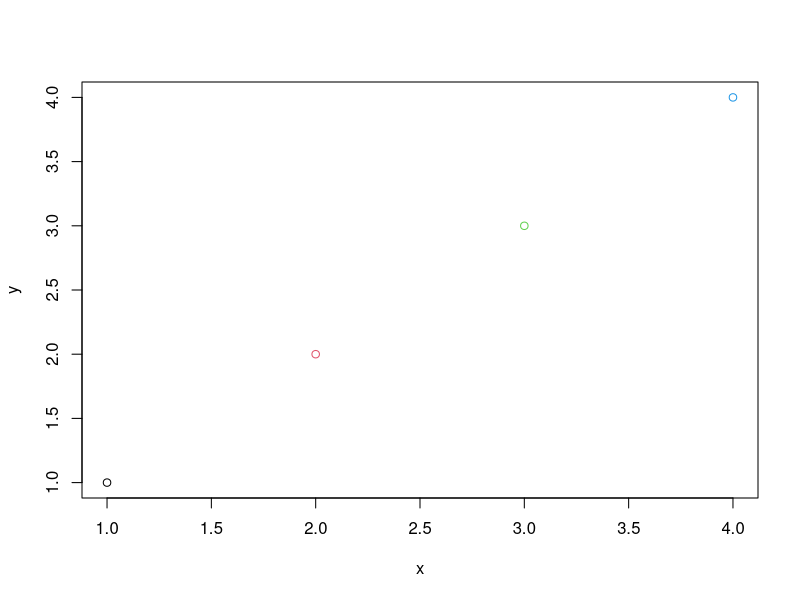

R code for this plot:
#' ---
#' title: "Biostatistical Computing, PHC 6068"
#' subtitle: "R function"
#' author: Zhiguang Huo (Caleb)
#' date: "Wed Sep 2nd, 2020"
#' output:
#'   slidy_presentation: default
#'   ioslides_presentation: default
#'   beamer_presentation: null
#' ---
#' 
#' Why do we need functions
#' ===
#' - If you repeat a procedure more than 2 times, you should consider make it as a function.
#'     - Save your work in the future.
#'     - Avoid mistakes.
#'     
#'     
#' 
#' Component of a R function
#' ===
#' 
#' - All R functions have three parts:
#'     - body(), the code inside the function
#'     - formals(), list of arguments which controls how you can call the function.
#'     - environment(), the map of the location of the function's variables.
#' 
## ----------------------------------------------------------------------------------------------------------------------------------------------------
cubic <- function(x){
  return(x^3)
} 
## x: function argument
## cubic: function name

body(cubic)
formals(cubic)
environment(cubic)

#' 
#' 
#' 
#' Primitive functions
#' ===
#' - Primitive funcitons are exceptions to the rule.
#' - Primitive funcitons, like sum(), call C code directly .Primitive() and contain no R code.
#' - Primitive funcitons are only in the base package, they can be more efficient.
## ----------------------------------------------------------------------------------------------------------------------------------------------------
sum
body(sum)
formals(sum)
environment(sum)

#' 
#' Example - Odds Ratio Function
#' ===
#' - Suppose we want to write a function that calculates the odds ratio $\theta$ of a 2 x 2 contingency table and the asymptotic confidence interval for $\theta$.
#' 
#' ![](../figure/oddsRatioTable.png)
#' 
#' 
#' - Sample odds ratio, 
#'    $$\hat{\theta}=\frac{ad}{bc} $$ 
#' - The asymptotic standard error for $log(\hat{\theta})$ is $$SE(log\hat{\theta})=\sqrt{\frac{1}{a}+\frac{1}{b}+\frac{1}{c}+\frac{1}{d}} $$ 
#' - The asymptotic 100(1-$\alpha$)\% confidence interval for $log\hat{\theta}$ is, $$ log\hat{\theta} \pm z_{\alpha/2}SE(log\hat{\theta}) $$
#' - Exponentiate the upper and lower bounds to get a confidence interval for $\theta$.
#'    
#'     
#' 
#' Example - Odds Ratio Function
#' ===
#' - Consider the following data that describes the relationship between myocardial infarction and aspirin use (Agresti 1996). 
## ----------------------------------------------------------------------------------------------------------------------------------------------------
X <- matrix(c(189, 104, 10845, 10933), nrow=2,
            dimnames=list(Treatment=c("Placebo","Aspirin"), 
                          "Myocardial Infarction"=c("Yes", "No")))
X

#' 
#' Returning Objects
#' ===
#' - Often we will want a function to return an object that can be assigned. The function for returning objects is return(). 
#' - The return() function prints and returns its arguments. 
#' 
## ----------------------------------------------------------------------------------------------------------------------------------------------------
odds.ratio0 <- function(X){
  result <- X[1,1]*X[2,2]/(X[1,2]*X[2,1])
  return(result)
}
odds.ratio0(X)

#' 
#' Returning Objects
#' ===
#' - If the end of a function is reached without calling return(), the value of the last evaluated expression is returned and outputted.
#' 
## ----------------------------------------------------------------------------------------------------------------------------------------------------
odds.ratio1 <- function(X){
  X[1,1]*X[2,2]/(X[1,2]*X[2,1])
}
odds.ratio1(X)

#' 
#' - You can also omit {} if there is only one line for the body
#' 
## ----------------------------------------------------------------------------------------------------------------------------------------------------
odds.ratio2 <- function(X) ## if the function has only one line, don't even need brackets
  X[1,1]*X[2,2]/(X[1,2]*X[2,1])

odds.ratio2(X)

#' 
#' 
#' 
#' Return multiple variables
#' ===
#' - A list is often a good tool for returning multiple objects.
## ----------------------------------------------------------------------------------------------------------------------------------------------------
odds.ratio <- function(X, conf.level=0.95){
  OR <- X[1,1]*X[2,2]/(X[1,2]*X[2,1])
  logOR.SE <- sqrt(sum(1/X))
  
  alpha <- 1 - conf.level
  CI.lower <- exp(log(OR) - qnorm(1 - alpha/2)*logOR.SE)
  CI.upper <- exp(log(OR) + qnorm(1 - alpha/2)*logOR.SE)
  # qnorm returns the quantiles of a Gaussian distribution.
  
  out <- list(OR=OR, CI=c(CI.lower, CI.upper), conf.level=conf.level)
  return(out)
}
odds.ratio(X)
odds.ratio(X)$OR

#' 
#' tracking progress of a function
#' ===
#' - The cat() and print() functions can be used to output results; 
#'     - the cat() function gives more control over the appearance of the output. 
#' 
## ----------------------------------------------------------------------------------------------------------------------------------------------------
odds.ratio <- function(X, conf.level=0.95){
  cat("calculating odds ratio...","\n")
  OR <- X[1,1]*X[2,2]/(X[1,2]*X[2,1])
  logOR.SE <- sqrt(sum(1/X))
  
  cat("calculating confidence interval...","\n")
  alpha <- 1 - conf.level
  CI.lower <- exp(log(OR) - qnorm(1 - alpha/2)*logOR.SE)
  CI.upper <- exp(log(OR) + qnorm(1 - alpha/2)*logOR.SE)
  
  cat("done, returning output...","\n")
  out <- list(OR=OR, CI=c(CI.lower, CI.upper), conf.level=conf.level)
  return(out)
}
out <- odds.ratio(X)

#' 
#' 
#' Verifying Arguments
#' ===
#' - If you are writing a function for others to use it is often a good idea to include code that verifies that the appropriate arguments were entered.
#' - If an argument value is not valid we want to stop executing the expression and return an error message.
#'      - missing(): Can be used to test whether a value was specified as an argument to a function; returns TRUE if a value is not specified and FALSE if a value is specified.
#'      - stop(): Stop execution of the current expression and prints an error.
#'      - warning(): Generate a warning message.
#'      - message(): Generate a diagnostic message.
#'      - stopifnot(): If any of the arguments are not all TRUE then stop() is called and an error message is produced that indicates the first element of the argument list that is not TRUE. 
#' 
#' examples for verifying arguments
#' ===
## ----------------------------------------------------------------------------------------------------------------------------------------------------
odds.ratio <- function(X, conf.level=0.95){
  stopifnot(!missing(X), is.matrix(X),dim(X)==c(2,2),X>0)

  cat("calculating odds ratio...","\n")
  OR <- X[1,1]*X[2,2]/(X[1,2]*X[2,1])
  logOR.SE <- sqrt(sum(1/X))
  
  cat("calculating confidence interval...","\n")
  alpha <- 1 - conf.level
  CI.lower <- exp(log(OR) - qnorm(1 - alpha/2)*logOR.SE)
  CI.upper <- exp(log(OR) + qnorm(1 - alpha/2)*logOR.SE)
  
  cat("done, returning output...","\n")
  out <- list(OR=OR, CI=c(CI.lower, CI.upper), conf.level=conf.level)
  return(out)
}
out <- odds.ratio(X)

#' 
#' 
#' Try catch
#' ===
#' 
#' tryCatch function allows your code to be excuted even error exists
#' 
## ----------------------------------------------------------------------------------------------------------------------------------------------------
# result = tryCatch({
#     expr
# }, warning = function(w) {
#     warning-handler-code
# }, error = function(e) {
#     error-handler-code
# }
# )

#' 
#' - success
## ----------------------------------------------------------------------------------------------------------------------------------------------------
result = tryCatch({
  2^6
}, warning = function(w) {
  print(paste("MY_WARNING:  ",w))
  return("warning")
}, error = function(e) {
  print(paste("MY_ERROR:  ",e))
  return("error")
}
)
result

#' 
#' ---
#' 
#' - warning
#' 
## ----------------------------------------------------------------------------------------------------------------------------------------------------
result = tryCatch({
  1:3 + 1:2
}, warning = function(w) {
  print(paste("MY_WARNING:  ",w))
  return("warning")
}, error = function(e) {
  print(paste("MY_ERROR:  ",e))
  return("error")
}
)
result

#' 
#' ---
#' 
#' - error
#' 
## ----------------------------------------------------------------------------------------------------------------------------------------------------
result = tryCatch({
  "A" + "B"
}, warning = function(w) {
  print(paste("MY_WARNING:  ",w))
  return("warning")
}, error = function(e) {
  print(paste("MY_ERROR:  ",e))
  return("error")
}
)
result

#' 
#' 
#' 
#' 
#' Lexical scoping for R functions
#' ===
#' 
#' Scoping is the set of rules that govern how R looks up the value of a symbol.
#' 
#' - Name masking
#' - fresh start
#' - dynamic lookup
#' 
#' Name masking
#' ===
#' 
#' - If a function doesn't find a variable/function inside a function, it will search one level up
## ----------------------------------------------------------------------------------------------------------------------------------------------------
x <- 1
h <- function(){
  y <- 2
  i <- function(){
    z <- 3
    c(x, y, z)
  }
  i()
}

h()

#' 
#' 
#' A fresh start
#' ===
#' 
## ----------------------------------------------------------------------------------------------------------------------------------------------------
j <- function(){
  if(!exists("a")){
    a <- 1
  } else {
    a <- a + 1
  }
  print(a)
}
j()
j()

#' 
#' Dynamic lookup
#' ===
#' 
## ----------------------------------------------------------------------------------------------------------------------------------------------------
x <- 15
f <- function() x
f()

x <- 20
f()

#' Every operation is a function call 
#' ===
#' 
#' - infix operators: +, -, *, /
## ----------------------------------------------------------------------------------------------------------------------------------------------------
x <- 10; y <- 5; 
x + y
'+'(x, y)

#' 
#' - Control flow operators: for, if while
## ----------------------------------------------------------------------------------------------------------------------------------------------------
for(i in 1:2) cat(i,' ')
'for'(i, 1:2, cat(i,' '))

#' 
#' - Subsetting operator
## ----------------------------------------------------------------------------------------------------------------------------------------------------
x <- 1:10; x[3]
'['(x,3)

#' 
#' 
#' Other infix functions
#' ===
#' 
## ----------------------------------------------------------------------------------------------------------------------------------------------------
## %%: Remainder operator
5 %% 3
## %/%: Integer division
5 %/% 3
## %*% Matrix multiplication
## to be discussed in the future.

## %o% Outer product
1:2 %o% 1:3

## %in% Match operator
c(1,2,3,4,5,6) %in% c(2,6,8)


#' 
#' 
#' Function arguments -- default value
#' ===
#' - default argument of a function can be defined in the function formals
## ----------------------------------------------------------------------------------------------------------------------------------------------------
f <- function(arg, brg=10) 
  list(arg = arg, brg = brg)
str(f(arg=2, brg=10))
str(f(arg=2)) 

#' 
#' - revisit = and <-
#'     - = can be used for assigning value and specifying function argument
#'     - <- can only be used for assigning value.
#' 
#' 
#' Function arguments
#' ===
#' - How to specify function arguments
#'     - complete name
#'     - partial name
#'     - by position
#' - Arguments match order 
#'     1. first by exact name (perfect matching), 
## ----------------------------------------------------------------------------------------------------------------------------------------------------
f <- function(arg, brg=10) 
  list(arg = arg, brg = brg)
str(f(arg=2, brg=10))

#' 
#' ---
#' 
#'     2. then by prefix matching, 
## ----------------------------------------------------------------------------------------------------------------------------------------------------
f <- function(arg, brg=10) 
  list(arg = arg, brg = brg)
str(f(b=10, ar=2))

#'     3. finally by position matching
## ----------------------------------------------------------------------------------------------------------------------------------------------------
f <- function(arg, brg=10) 
  list(a = arg, b = brg)
str(f(2, 10))

#' 
#' 
#' function calling habits
#' ===
#' - good calls
## ----------------------------------------------------------------------------------------------------------------------------------------------------
mean(1:10); mean(1:10, trim = 0.05)

#' 
#' - overkill
## ----------------------------------------------------------------------------------------------------------------------------------------------------
mean(x=1:10)

#' 
#' - confusing
## ----------------------------------------------------------------------------------------------------------------------------------------------------
mean(1:10, n = T); mean(1:10, , FALSE); mean(1:10, 0.05); mean(, TRUE, x = c(1:10, NA))

#' 
#' 
#' Extra argument: ...
#' ===
#' 
#' - ...: allows variability in the arguments given to R functions
#' - First check the function argument of plot()
#' - We will create a new function which will pass extra argument to another function
## ----------------------------------------------------------------------------------------------------------------------------------------------------
myPlot <- function(x,y,...){
  plot(x,y,...)
}
myPlot(1:4,1:4,col=1:4)

#' 
#' 
#' calling a function given a list of arguments
#' ===
#' - If you have a list of function arguments: 
#'     - args <- list(1:10, na.rm=TRUE)
#' - How could you then send that list to mean()? 
#'     - Need do.call()
## ----------------------------------------------------------------------------------------------------------------------------------------------------
do.call(mean, list(1:10, na.rm=TRUE))
mean(1:10, na.rm=TRUE)

#' 
#' 
#' R path function
#' ===
#' 
#' - getwd(): get current working directory
## ----------------------------------------------------------------------------------------------------------------------------------------------------
getwd()

#' 
#' - setwd(): set current working directly
## ----------------------------------------------------------------------------------------------------------------------------------------------------
WD0 <- getwd()
setwd("~") ## ~ represent user home directly 
getwd()
setwd(WD0)
getwd()

#' 
#' Directory information
#' ===
#' 
#' - dir(): show all files available under current working directory.
## ----------------------------------------------------------------------------------------------------------------------------------------------------
dir()
dir("~")

#' 
#' ---
#' 
#' - file.exist(): check a certain filename already
#' 
## ----------------------------------------------------------------------------------------------------------------------------------------------------
file.exists("result.Rdata")
file.exists("amatrix.csv")

#' 
#' - dir.create(): create a new folder
## ----------------------------------------------------------------------------------------------------------------------------------------------------
dir.create("tmp")
dir.create("tmp") # there is a warning message if the folder already exist.

#' 
#' - dir.exists(): chech if a directory already exists.
#' 
#' 
#' 
#' Time function - Keep track the time of your progress
#' ===
#' - Sys.time()
#' 
## ----------------------------------------------------------------------------------------------------------------------------------------------------
start <- Sys.time()
sum(1:1e4)
end <- Sys.time()
end - start

start <- Sys.time()
result <- 0
for(i in 1:1e4){
  result <- result + i
}
result
end <- Sys.time()
end - start

#' 
#' Lazy Evaluation
#' ===
#' - R performs **lazy evaluation** of function arguments. The arguments are not evaluated until they are required.
#'     - Lazy evaluation can save time and memory if the arguments are not needed.
#'     - The function force() forces the evaluation of a function argument.
#' - Consider the function 
## ----------------------------------------------------------------------------------------------------------------------------------------------------
f <- function(x, y=x){
  x <- x + 1
  return(y)
}
f(1)

#' - Since there is no argument for y, R evaluates the default value of y only when it is needed. 
## ----------------------------------------------------------------------------------------------------------------------------------------------------
f <- function(x, y=x){
  force(y) # force to evaluate y.
  x <- x + 1
  return(y)
}
f(1)

#' 
#' 
#' Anonymous functions
#' ===
#' 
#' - You use an anonymous function when it's not worth the effort to give it a name
#' - Like all functions in R, anonymous functions have formals(), body() and a parent environment()
#' 
## ----------------------------------------------------------------------------------------------------------------------------------------------------
function(x=4) g(x) + h(x)
formals(function(x=4) g(x) + h(x))
body(function(x=4) g(x) + h(x))
environment(function(x=4) g(x) + h(x))

#' 
#' Call functions from another library
#' ===
#' - You can use functions from other packages by library
## ----------------------------------------------------------------------------------------------------------------------------------------------------
library(survival)

## seek for help about the survival package
help(package=survival)

## get help for a specific function
?coxph

## head(coxph)
## args(coxph)
## coxph


detach("package:survival", unload=TRUE) ## remove survival package from R loaded environment

#' 
#' 
#' Environments
#' ===
#' - Only introduce the basic structure of R environments.
#' - Refer to Chapter 8 of Advanced R book for details.
#' [http://adv-r.had.co.nz/Environments.html](http://adv-r.had.co.nz/Environments.html)
#' 
#' 
#' Basic Environments
#' ===
#' - The job of an environment is to associate, or bind, a set of names to a set of values.
#' - You can think of an environment as a bag of names.
## ----------------------------------------------------------------------------------------------------------------------------------------------------
e <- new.env()
e$a <- FALSE
e$b <- "a"
e$c <- 2:3
e$d <- 1:3

#' ![](../figure/environment.png)
#' 
#' 
#' Basic environments
#' ===
#' 
#' Generally, an environment is similar to a list, with following important exceptions.
#' 
#' - Every object in an environment has a unique name.
#' - The objects in an environment are not ordered.
#' - An environment has a parent.
#' 
#' There are four special environments:
#' 
#' - The globalenv(), or global environemnt, is the interactive workspace which you normally work on. The parent of the global environment is the last package you attached.
#' - The baseenv(), or base environment, is the environment of the base package. Its parent is the empty environment.
#' - emptyenv(), or empty environment, is the ultimate ancestor of all environments, and the only environment without a parent.
#' - environment() is the current environment.
#' 
#' 
#' Environment search path
#' ===
#' 
#' ![](../figure/searchPath.png)
#' 
## ----------------------------------------------------------------------------------------------------------------------------------------------------
search() ## lists all parents of the global environment.
parent.env(globalenv())

#' 
#' Load a new package
#' ===
## ----------------------------------------------------------------------------------------------------------------------------------------------------
library(mclust)
search() ## lists all parents of the global environment.

#' 
#' Load a new package 2
#' ===
#' 
## ----------------------------------------------------------------------------------------------------------------------------------------------------
environment(combn)
library(combinat)
search() ## lists all parents of the global environment.

#' 
#' ---
#' 
## ----------------------------------------------------------------------------------------------------------------------------------------------------
environment(combn)
environment(utils::combn)
environment(combinat::combn)

#' 
#' - Use :: to specify namespace
#' 
#' Function utility searching (optional)
#' ===
## ----------------------------------------------------------------------------------------------------------------------------------------------------
x <- matrix(1:4,nrow=2,ncol=2)
nrow
nrow(x)
dim(x)
dim <- function() c(1,1)
## guess what is nrow(x)

#' 
#' ---
#' 
## ----------------------------------------------------------------------------------------------------------------------------------------------------
nrow(x) ## A function in a package will always use the utilities within its namespace first
## this is how R prevents external/global functions from affecting utilities functions inside a package
environment(nrow)
environment(dim)
environment(base::dim)

#' 
#' 
#' ![](../figure/dim_ncol.png)
#' 
#' 
#' 
#' 
#' References
#' ===
#' 
#' - [http://adv-r.had.co.nz](http://adv-r.had.co.nz)
#' - [http://www.stat.cmu.edu/~ryantibs/statcomp/](http://www.stat.cmu.edu/~ryantibs/statcomp/)
#' 
#' 
#' 
#' Other exercises and readings
#' ===
#' 
#' 1. Constructive confidence interval for one sided t test, verifying arguments.
#' 
#' 2. Read functional programming example <http://adv-r.had.co.nz>.
